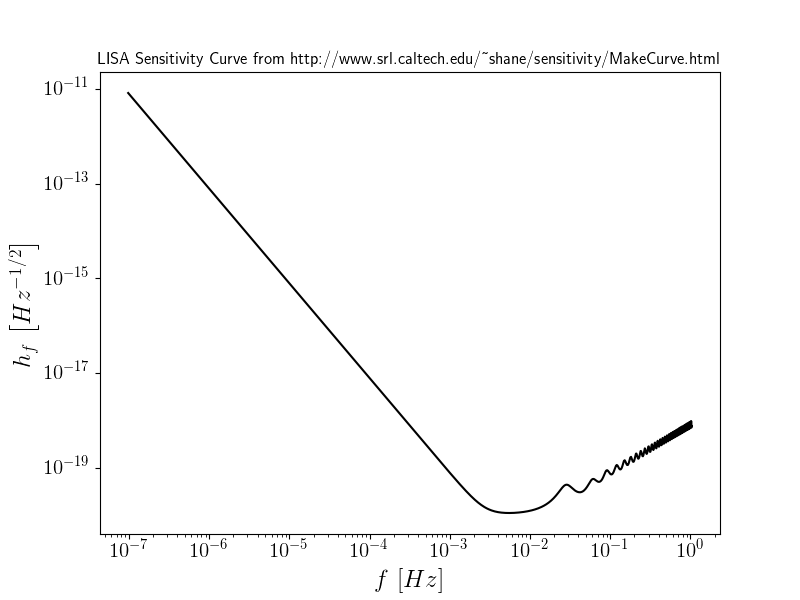

Source code (Python):
#!/usr/bin/python

import numpy as np
import matplotlib.pyplot as plt

f , h = np.loadtxt( 'LISA_sensitivity_curve.dat' , unpack = True )

fig = plt.figure()
plt.title( r'LISA Sensitivity Curve from http://www.srl.caltech.edu/~shane/sensitivity/MakeCurve.html' )
plt.loglog( f , h , 'k-' )
plt.xlabel( r'$f\,\left[Hz\right]$' )
plt.ylabel( r'$h_{f}\,\left[Hz^{-1/2}\right]$' )
plt.savefig( 'LISA_sensitivity_curve.png' )
#plt.show()

